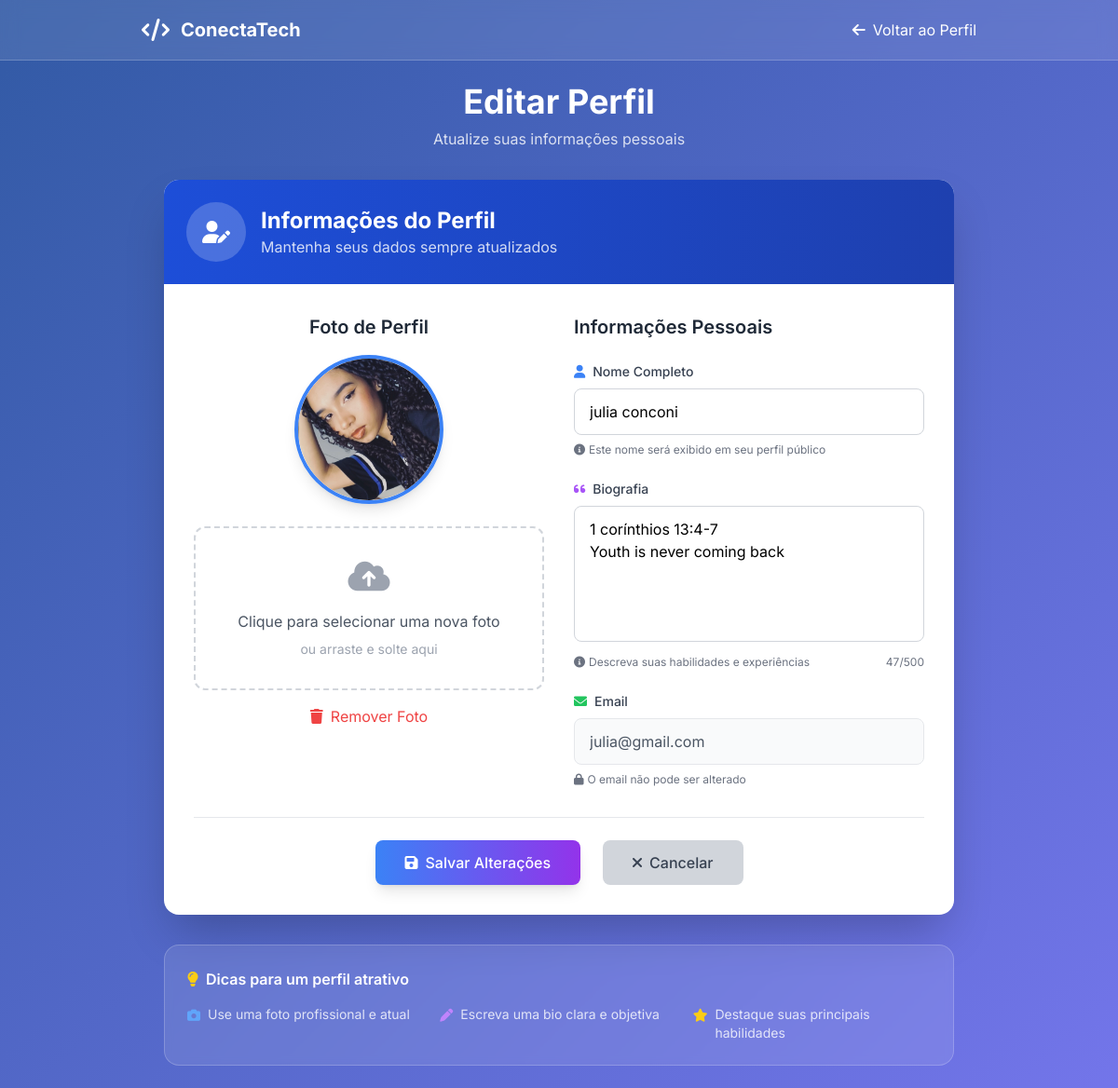
/editar_perfil.php?id=3, run on the app's committed database.
### tables this page shows
CREATE TABLE `users` (
  `id` int(11) NOT NULL,
  `nome` varchar(100) NOT NULL,
  `email` varchar(100) NOT NULL,
  `senha` varchar(255) NOT NULL,
  `foto_perfil` varchar(255) DEFAULT NULL,
  `bio` text DEFAULT NULL,
  `data_criacao` timestamp NOT NULL DEFAULT current_timestamp()
);

### editar_perfil.php (the view, shortened to what this page needs)
<?php
$host = "localhost";
$dbname = "conectatech";
$username = "root";
$password = "";
try {
    $pdo = new PDO("mysql:host=$host;dbname=$dbname;charset=utf8", $username, $password);
    $pdo->setAttribute(PDO::ATTR_ERRMODE, PDO::ERRMODE_EXCEPTION);
} catch (PDOException $e) {
    die("Erro na conexão: " . $e->getMessage());
}
$user_id = $_GET['id'] ?? 1;
$stmt = $pdo->prepare("SELECT * FROM users WHERE id = :id");
$stmt->execute(['id' => $user_id]);
$user = $stmt->fetch(PDO::FETCH_ASSOC);
?><!DOCTYPE html>
<html lang="pt-BR">
<head>
    <script src="https://cdn.tailwindcss.com"></script>
    <link href="https://cdnjs.cloudflare.com/ajax/libs/font-awesome/6.0.0/css/all.min.css" rel="stylesheet">
</head>
<body class="gradient-bg min-h-screen">
    <nav class="glass-effect border-b border-white/20 p-4">
        <div class="max-w-4xl mx-auto flex justify-between items-center">
            <div class="flex items-center space-x-3">
                <i class="fas fa-code text-white text-2xl"></i>
                <h1 class="text-white text-xl font-bold">ConectaTech</h1>
            </div>
            <a href="perfil.php?id=<?php echo $user_id; ?>"
                class="text-white hover:text-blue-200 transition-colors flex items-center space-x-2">
                <i class="fas fa-arrow-left"></i>
                <span>Voltar ao Perfil</span>
            </a>
        </div>
    </nav>
    <div class="max-w-4xl mx-auto p-6">
        <div class="text-center mb-8">
            <h2 class="text-4xl font-bold text-white mb-2">Editar Perfil</h2>
            <p class="text-white/80">Atualize suas informações pessoais</p>
        </div>
        <div class="form-card bg-white rounded-2xl shadow-2xl overflow-hidden">
            <div class="bg-gradient-to-r from-blue-700 to-blue-800 p-6">
                <div class="flex items-center space-x-4">
                    <div class="w-16 h-16 bg-white/20 rounded-full flex items-center justify-center">
                        <i class="fas fa-user-edit text-white text-2xl"></i>
                    </div>
                    <div>
                        <h3 class="text-2xl font-bold text-white">Informações do Perfil</h3>
                        <p class="text-white/80">Mantenha seus dados sempre atualizados</p>
                    </div>
                </div>
            </div>
            <form method="POST" enctype="multipart/form-data" class="p-8" id="editForm" action="">
                <div class="grid grid-cols-1 lg:grid-cols-2 gap-8">
                    <div class="space-y-6">
                        <div class="text-center">
                            <h4 class="text-xl font-semibold text-gray-800 mb-4">Foto de Perfil</h4>
                            <div class="mb-6">
                                <img id="photoPreview"
                                    src="<?php echo htmlspecialchars($user['foto_perfil'] ?: 'https://images.unsplash.com/photo-1507003211169-0a1dd7228f2d?w=300&h=300&fit=crop&crop=face'); ?>"
                                    alt="Foto atual"
                                    class="preview-image w-40 h-40 object-cover rounded-full border-4 border-blue-500 shadow-lg mx-auto"
                                    onerror="this.src='https://images.unsplash.com/photo-1507003211169-0a1dd7228f2d?w=300&h=300&fit=crop&crop=face';">
                            </div>
                            <div class="drag-area border-2 border-dashed border-gray-300 rounded-xl p-8 text-center cursor-pointer hover:border-blue-400 transition-colors"
                                onclick="document.getElementById('foto_perfil').click()">
                                <i class="fas fa-cloud-upload-alt text-4xl text-gray-400 mb-4"></i>
                                <p class="text-gray-600 mb-2">Clique para selecionar uma nova foto</p>
                                <p class="text-sm text-gray-400">ou arraste e solte aqui</p>
                            </div>
                            <div class="flex justify-center space-x-4 mt-4">
                                <button type="button" onclick="removePhoto()"
                                    class="text-red-500 hover:text-red-700 transition-colors flex items-center space-x-2">
                                    <i class="fas fa-trash"></i>
                                    <span>Remover Foto</span>
                                </button>
                            </div>
                        </div>
                    </div>
                    <div class="space-y-6">
                        <h4 class="text-xl font-semibold text-gray-800 mb-4">Informações Pessoais</h4>
                        <div class="space-y-2">
                            <label class="block text-sm font-medium text-gray-700">
                                <i class="fas fa-user text-blue-500 mr-2"></i>Nome Completo
                            </label>
                            <input type="text" name="nome" id="nome"
                                class="input-focus w-full px-4 py-3 border border-gray-300 rounded-lg focus:ring-2 focus:ring-blue-500 focus:border-transparent"
                                value="<?php echo htmlspecialchars($user['nome']); ?>" required
                                placeholder="Digite seu nome completo">
                            <div class="text-xs text-gray-500 flex items-center space-x-1">
                                <i class="fas fa-info-circle"></i>
                                <span>Este nome será exibido em seu perfil público</span>
                            </div>
                        </div>
                        <div class="space-y-2">
                            <label class="block text-sm font-medium text-gray-700">
                                <i class="fas fa-quote-left text-purple-500 mr-2"></i>Biografia
                            </label>
                            <textarea name="bio" id="bio" rows="5"
                                class="input-focus w-full px-4 py-3 border border-gray-300 rounded-lg focus:ring-2 focus:ring-purple-500 focus:border-transparent resize-none"
                                placeholder="Conte um pouco sobre você, suas habilidades e interesses..."><?php echo htmlspecialchars($user['bio'] ?? ''); ?></textarea>
                            <div class="flex justify-between items-center text-xs text-gray-500">
                                <div class="flex items-center space-x-1">
                                    <i class="fas fa-info-circle"></i>
                                    <span>Descreva suas habilidades e experiências</span>
                                </div>
                                <span id="charCount">0/500</span>
                            </div>
                        </div>
                        <div class="space-y-2">
                            <label class="block text-sm font-medium text-gray-700">
                                <i class="fas fa-envelope text-green-500 mr-2"></i>Email
                            </label>
                            <input type="email"
                                class="w-full px-4 py-3 border border-gray-200 rounded-lg bg-gray-50 text-gray-600"
                                value="<?php echo htmlspecialchars($user['email']); ?>" readonly>
                            <div class="text-xs text-gray-500 flex items-center space-x-1">
                                <i class="fas fa-lock"></i>
                                <span>O email não pode ser alterado</span>
                            </div>
                        </div>
                    </div>
                </div>
                <div
                    class="flex flex-col sm:flex-row justify-center space-y-4 sm:space-y-0 sm:space-x-6 mt-8 pt-6 border-t border-gray-200">
                    <button type="submit"
                        class="bg-gradient-to-r from-blue-500 to-purple-600 hover:from-blue-600 hover:to-purple-700 text-white px-8 py-3 rounded-lg font-medium transition-all duration-300 flex items-center justify-center space-x-2 shadow-lg hover:shadow-xl">
                        <i class="fas fa-save"></i>
                        <span>Salvar Alterações</span>
                    </button>
                    <a href="perfil.php?id=<?php echo $user_id; ?>"
                        class="bg-gray-300 hover:bg-gray-400 text-gray-700 px-8 py-3 rounded-lg font-medium transition-colors flex items-center justify-center space-x-2 no-underline">
                        <i class="fas fa-times"></i>
                        <span>Cancelar</span>
                    </a>
                </div>
            </form>
        </div>
        <div class="mt-8 bg-white/10 backdrop-blur-sm rounded-2xl p-6 border border-white/20">
            <h4 class="text-white font-semibold mb-4 flex items-center">
                <i class="fas fa-lightbulb text-yellow-400 mr-2"></i>
                Dicas para um perfil atrativo
            </h4>
            <div class="grid grid-cols-1 md:grid-cols-3 gap-4 text-white/80 text-sm">
                <div class="flex items-start space-x-2">
                    <i class="fas fa-camera text-blue-400 mt-1"></i>
                    <span>Use uma foto profissional e atual</span>
                </div>
                <div class="flex items-start space-x-2">
                    <i class="fas fa-pen text-purple-400 mt-1"></i>
                    <span>Escreva uma bio clara e objetiva</span>
                </div>
                <div class="flex items-start space-x-2">
                    <i class="fas fa-star text-yellow-400 mt-1"></i>
                    <span>Destaque suas principais habilidades</span>
                </div>
            </div>
        </div>
    </div>
</body>
</html>

### editar_perfil.php (style rules this page uses)
body { font-family: 'Inter', sans-serif; }
.gradient-bg { background: linear-gradient(135deg, rgba(16, 63, 150, 0.86) 0%, #3f42e2ba 100%); }
.glass-effect { backdrop-filter: blur(10px); background: rgba(255, 255, 255, 0.1); }
.form-card { transition: all 0.3s ease; }
.input-focus { transition: all 0.3s ease; }
.preview-image { transition: all 0.3s ease; }
.drag-area { transition: all 0.3s ease; }

### data on the page
users: foto_perfil (picture), nome "julia conconi", bio "1 corínthios 13:4-7 Youth is never coming back", email "julia@gmail.com"
